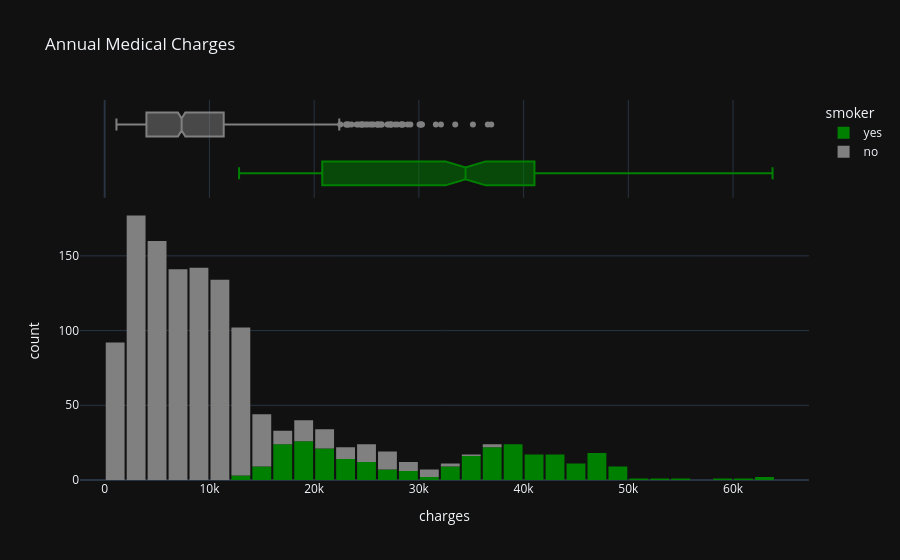

This figure's notebook cell:
### Code cell
fig = px.histogram(medical_df,
                   x='charges',
                   marginal='box',
                   color='smoker',
                   color_discrete_sequence=['green', 'grey'],
                   title='Annual Medical Charges')
fig.update_layout(bargap=0.1)
fig.show()

### Figure 1 — Plotly figure (JSON) as saved in the notebook; plotly's stock layout.template omitted (floating-point values rounded to 4 significant figures; data arrays with more than 128 entries replaced by an {"elided": "..."} marker saying what was removed)
{"data": [{"bingroup": "x", "hovertemplate": "smoker=yes<br>charges=%{x}<br>count=%{y}<extra></extra>", "legendgroup": "yes", "marker": {"color": "green", "pattern": {"shape": ""}}, "name": "yes", "orientation": "v", "showlegend": true, "x": {"elided": "274 float values"}, "xaxis": "x", "yaxis": "y", "type": "histogram"}, {"hovertemplate": "smoker=yes<br>charges=%{x}<extra></extra>", "legendgroup": "yes", "marker": {"color": "green"}, "name": "yes", "notched": true, "showlegend": false, "x": {"elided": "274 float values"}, "xaxis": "x2", "yaxis": "y2", "type": "box"}, {"bingroup": "x", "hovertemplate": "smoker=no<br>charges=%{x}<br>count=%{y}<extra></extra>", "legendgroup": "no", "marker": {"color": "grey", "pattern": {"shape": ""}}, "name": "no", "orientation": "v", "showlegend": true, "x": {"elided": "1064 float values"}, "xaxis": "x", "yaxis": "y", "type": "histogram"}, {"hovertemplate": "smoker=no<br>charges=%{x}<extra></extra>", "legendgroup": "no", "marker": {"color": "grey"}, "name": "no", "notched": true, "showlegend": false, "x": {"elided": "1064 float values"}, "xaxis": "x2", "yaxis": "y2", "type": "box"}], "layout": {"xaxis": {"anchor": "y", "domain": [0.0, 1.0], "title": {"text": "charges"}}, "yaxis": {"anchor": "x", "domain": [0.0, 0.7326], "title": {"text": "count"}}, "xaxis2": {"anchor": "y2", "domain": [0.0, 1.0], "matches": "x", "showticklabels": false, "showgrid": true}, "yaxis2": {"anchor": "x2", "domain": [0.7426, 1.0], "matches": "y2", "showticklabels": false, "showline": false, "ticks": "", "showgrid": false}, "legend": {"title": {"text": "smoker"}, "tracegroupgap": 0}, "title": {"text": "Annual Medical Charges"}, "barmode": "relative", "bargap": 0.1}}
